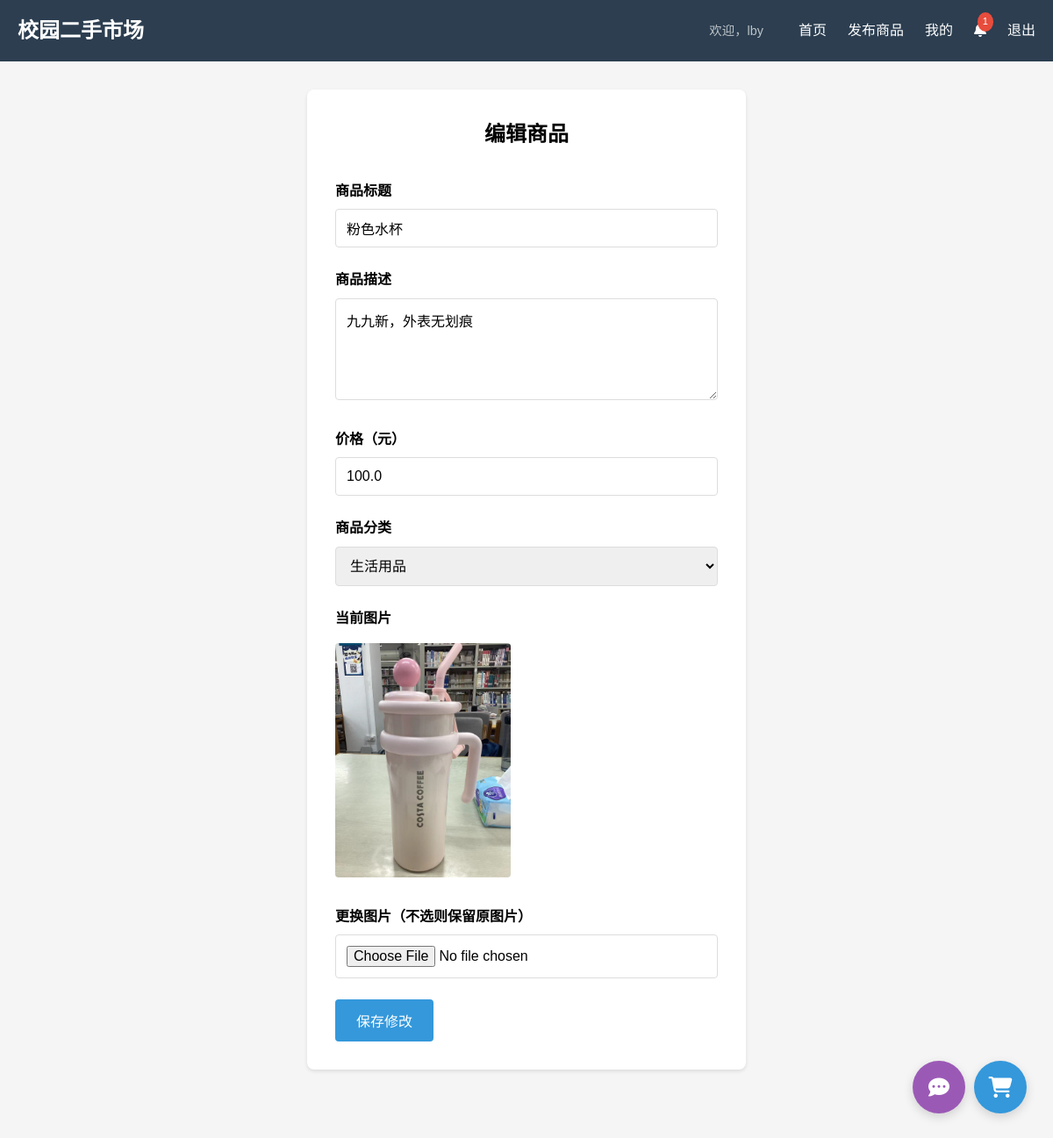
The app's page /edit_item/6 (signed in) with its own data.
### models.py (models this page shows, shortened)
class User(db.Model):
    id = db.Column(db.Integer, primary_key=True)
    username = db.Column(db.String(50), unique=True, nullable=False)
    password = db.Column(db.String(100), nullable=False)
    phone = db.Column(db.String(20), nullable=False)
    wechat = db.Column(db.String(50), nullable=True, default='')
    qq = db.Column(db.String(20), nullable=True, default='')
    avatar = db.Column(db.String(200), default='default_avatar.png')
    is_admin = db.Column(db.Boolean, default=False)          # 是否为管理员
    create_time = db.Column(db.DateTime, default=datetime.now)
    items = db.relationship('Item', backref='seller', lazy=True)
    cart_items = db.relationship('Cart', backref='user', lazy=True)
    orders = db.relationship('Order', backref='buyer', lazy=True)
    notifications = db.relationship('Notification', backref='user', lazy=True)
    reports_made = db.relationship('Report', foreign_keys='Report.reporter_id', backref='reporter', lazy=True)

class Item(db.Model):
    id = db.Column(db.Integer, primary_key=True)
    title = db.Column(db.String(100), nullable=False)
    description = db.Column(db.Text, nullable=False)
    price = db.Column(db.Float, nullable=False)
    category = db.Column(db.String(50), nullable=False)
    image_path = db.Column(db.String(200), nullable=False)
    create_time = db.Column(db.DateTime, default=datetime.now)
    is_sold = db.Column(db.Boolean, default=False)
    is_top = db.Column(db.Boolean, default=False)            # 是否置顶
    is_active = db.Column(db.Boolean, default=True)          # 商品是否有效（下架后为False）
    seller_id = db.Column(db.Integer, db.ForeignKey('user.id'), nullable=False)
    cart_entries = db.relationship('Cart', backref='item', lazy=True)
    orders = db.relationship('Order', backref='item', lazy=True)
    reports = db.relationship('Report', backref='item', lazy=True)
    def to_dict(self, hide_seller_info=False):
        data = {
            'id': self.id,
            'title': self.title,
            'description': self.description,
            'price': self.price,
            'category': self.category,
            'image_path': self.image_path,
            'create_time': self.create_time.strftime('%Y-%m-%d %H:%M'),
            'is_sold': self.is_sold,
            'is_top': self.is_top,
            'is_active': self.is_active,
            'seller_id': self.seller_id,
            'seller_username': self.seller.username
        }
        if not hide_seller_info:
            data['seller_phone'] = self.seller.phone
            data['seller_wechat'] = self.seller.wechat
            data['seller_qq'] = self.seller.qq
        return data

### app.py (the view, shortened to what this page needs)
@app.route('/edit_item/<int:item_id>', methods=['GET', 'POST'])
def edit_item(item_id):
    if 'user_id' not in session or session.get('is_admin'):
        flash('请先登录普通用户')
        return redirect(url_for('login'))
    item = db.session.get(Item, item_id)
    if not item or item.seller_id != session['user_id']:
        flash('无权限')
        return redirect(url_for('my_items'))
    if item.is_sold:
        flash('已售出商品不能编辑')
        return redirect(url_for('my_items'))
    return render_template('edit_item.html', item=item.to_dict())

### app.py (called while the page is built)
def get_cart_count():
    if 'user_id' in session:
        return Cart.query.filter_by(user_id=session['user_id']).count()
    return 0

def get_unread_notification_count():
    if 'user_id' in session:
        return Notification.query.filter_by(user_id=session['user_id'], is_read=False).count()
    return 0

def get_unhandled_reports_count():
    if session.get('is_admin'):
        return Report.query.filter_by(status='待处理').count()
    return 0

@app.context_processor
def inject_common():
    return dict(
        cart_count=get_cart_count(),
        notif_count=get_unread_notification_count(),   # 注意：函数名正确
        is_admin=session.get('is_admin', False),
        unhandled_reports_count=get_unhandled_reports_count()   # 新增
    )

@app.context_processor
def inject_common():
    return dict(
        cart_count=get_cart_count(),
        notif_count=get_unread_notification_count(),   # 注意：函数名正确
        is_admin=session.get('is_admin', False),
        unhandled_reports_count=get_unhandled_reports_count()   # 新增
    )

### templates/edit_item.html (shortened to what this page needs)
{% extends "base.html" %}
{% block content %}
<div class="publish-form">
    <h2>编辑商品</h2>
    <form method="post" enctype="multipart/form-data">
        <div class="form-group">
            <label>商品标题</label>
            <input type="text" name="title" value="{{ item.title }}" required>
        </div>
        <div class="form-group">
            <label>商品描述</label>
            <textarea name="description" rows="5" required>{{ item.description }}</textarea>
        </div>
        <div class="form-group">
            <label>价格（元）</label>
            <input type="number" step="0.01" name="price" value="{{ item.price }}" required>
        </div>
        <div class="form-group">
            <label>商品分类</label>
            <select name="category" required>
                <option value="生活用品" {% if item.category =='生活用品' %}selected{% endif %}>生活用品</option>
            </select>
        </div>
        <div class="form-group">
            <label>当前图片</label>
            <img src="{{ url_for('static', filename='uploads/' + item.image_path) }}" alt="{{ item.title }}" style="width: 200px; border-radius: 4px; margin-top: 0.5rem;">
        </div>
        <div class="form-group">
            <label>更换图片（不选则保留原图片）</label>
            <input type="file" name="image" accept="image/*">
        </div>
        <button type="submit" class="btn">保存修改</button>
    </form>
</div>
{% endblock %}

### templates/base.html (shortened to what this page needs)
<!DOCTYPE html>
<html lang="zh-CN">
<head>
    <link rel="stylesheet" href="{{ url_for('static', filename='css/style.css') }}">
    <link rel="stylesheet" href="https://cdnjs.cloudflare.com/ajax/libs/font-awesome/6.4.0/css/all.min.css">
</head>
<body>
    <nav class="navbar">
        <div class="container">
            <a href="{{ url_for('index') }}" class="logo">校园二手市场</a>
            <div class="nav-links">
                {% if session.user_id %}
                    <span class="welcome-text">欢迎，{{ session.username }}</span>
                    {% if not session.get('is_admin') %}
                        <a href="{{ url_for('index') }}">首页</a>
                        <a href="{{ url_for('publish') }}">发布商品</a>
                        <a href="{{ url_for('my_profile') }}">我的</a>
                        <a href="{{ url_for('my_notifications') }}" class="notif-icon">
                            <i class="fas fa-bell"></i>
                            {% if notif_count > 0 %}
                                <span class="notif-badge">{{ notif_count }}</span>
                            {% endif %}
                        </a>
                    {% else %}
                        <a href="{{ url_for('admin_dashboard') }}">管理后台</a>
                    {% endif %}
                    <a href="{{ url_for('logout') }}">退出</a>
                {% else %}
                    <a href="{{ url_for('index') }}">首页</a>
                    <a href="{{ url_for('login') }}">登录</a>
                    <a href="{{ url_for('register') }}">注册</a>
                {% endif %}
            </div>
        </div>
    </nav>
    {% if request.path != '/cart' and not request.path.startswith('/my') and not session.get('is_admin') %}
        <a href="{{ url_for('chat_list') }}" class="chat-float" style="right: 100px;" onclick="handleChatClick(event)">
            <i class="fas fa-comment-dots"></i>
        </a>
        <a href="{{ url_for('cart') }}" class="cart-float">
            <i class="fas fa-shopping-cart"></i>
        </a>
    {% endif %}
    <div class="container">
        {% block content %}{% endblock %}
    </div>
</body>
</html>

### static/css/style.css (style rules this page uses)
* { margin: 0; padding: 0; box-sizing: border-box; }
body { font-family: Arial, sans-serif; line-height: 1.6; background-color: #f5f5f5; padding-bottom: 80px; }
.container { max-width: 1200px; margin: 0 auto; padding: 0 20px; }
.navbar { background-color: #2c3e50; color: white; padding: 1rem 0; margin-bottom: 2rem; }
.navbar .container { display: flex; justify-content: space-between; align-items: center; }
.logo { color: white; font-size: 1.5rem; font-weight: bold; text-decoration: none; }
.nav-links { display: flex; align-items: center; }
.nav-links a { color: white; text-decoration: none; margin-left: 1.5rem; }
.welcome-text { color: #bdc3c7; font-size: 0.9rem; margin-right: 1rem; }
.cart-float { position: fixed; bottom: 30px; right: 30px; width: 60px; height: 60px; background-color: #3498db; color: white; border-radius: 50%; display: flex; align-items: center; justify-content: center; font-size: 1.5rem; text-decoration: none; box-shadow: 0 4px 12px rgba(0,0,0,0.15); z-index: 999; }
.auth-form, .publish-form { max-width: 500px; margin: 0 auto; background-color: white; padding: 2rem; border-radius: 8px; box-shadow: 0 2px 4px rgba(0,0,0,0.1); }
.auth-form h2, .publish-form h2 { text-align: center; margin-bottom: 2rem; }
.form-group { margin-bottom: 1.5rem; }
.form-group label { display: block; margin-bottom: 0.5rem; font-weight: bold; }
.form-group input, .form-group textarea, .form-group select { width: 100%; padding: 0.75rem; border: 1px solid #ddd; border-radius: 4px; }
.btn { padding: 0.75rem 1.5rem; background-color: #3498db; color: white; border: none; border-radius: 4px; cursor: pointer; font-size: 1rem; text-decoration: none; display: inline-block; }
input, textarea, select, button, label { font-family: inherit; font-size: 1rem; }
.notif-icon { position: relative; margin-left: 1rem; }
.notif-badge { position: absolute; top: -8px; right: -8px; background-color: #e74c3c; color: white; border-radius: 50%; padding: 2px 6px; font-size: 0.7rem; }
.chat-float { position: fixed; bottom: 30px; right: 100px; width: 60px; height: 60px; background-color: #9b59b6; color: white; border-radius: 50%; display: flex; align-items: center; justify-content: center; font-size: 1.5rem; text-decoration: none; box-shadow: 0 4px 12px rgba(0,0,0,0.15); z-index: 999; transition: transform 0.3s; }

### records on screen
User: username "lby"
Item: title "粉色水杯", description "九九新，外表无划痕", price "100.0", category "生活用品", image_path (picture)

### other values on screen
{{ notif_count }} "1"
